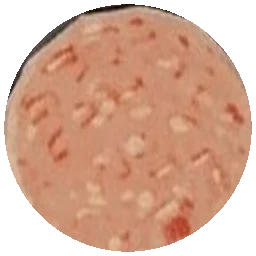
#> input picture jeon-game/assets/st_kimchi_1.webp, 256 x 256 px, given in place of 3.jpg, which was not available
$ python jeontex.py
#> lines starting #> are read from the running program, lines starting #| are printed output that depends on the picture
import numpy as np
from PIL import Image, ImageFilter
OUT='/home/user/traffic-event-prep/jeon-game/assets/'
im3=Image.open('images/3.jpg').convert('RGB'); im4=Image.open('images/4.jpg').convert('RGB')
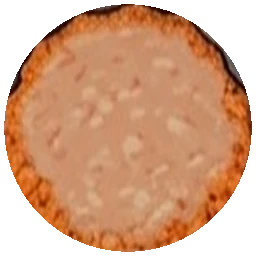
#> input picture jeon-game/assets/st_kimchi_2.webp, 256 x 256 px, given in place of 4.jpg, which was not available
S=256
yy,xx=np.mgrid[0:S,0:S]; rr=np.hypot(xx-(S-1)/2,yy-(S-1)/2)/((S-1)/2)
def unwarp(im,cx,cy,rx,ry,shrink=0.96):
    c=im.crop((cx-rx,cy-ry,cx+rx,cy+ry)).resize((S,S),Image.LANCZOS)
    a=np.array(c).astype(np.float32)
    return a
def save(a,name,mask=True):
    a=np.clip(a,0,255).astype(np.uint8)
    alpha=np.where(rr<=0.97,255,0).astype(np.uint8) if mask else np.full((S,S),255,np.uint8)
    Image.fromarray(np.dstack([a,alpha])).save(OUT+name,quality=88,method=6)
def lerp(a,c,t): return a*(1-t)+np.array(c,np.float32)*t
rng=np.random.default_rng(3)
def burnt(a):
    n=np.array(Image.fromarray(rng.integers(0,255,(32,32)).astype(np.uint8)).resize((S,S),Image.BICUBIC)).astype(np.float32)/255
    n=np.array(Image.fromarray((n*255).astype(np.uint8)).filter(ImageFilter.GaussianBlur(6))).astype(np.float32)/255
    m=np.clip((n-0.45)/0.12,0,1)[...,None]*0.85
    edge=np.clip((rr-0.6)/0.4,0,1)[...,None]*0.6
    m=np.clip(m+edge,0,0.92)
    d=a*np.array([0.45,0.36,0.3],np.float32)
    return d*(1-m)+np.array([26,24,22],np.float32)*m
def stages(fin):
    t1=lerp(fin,[236,214,200],0.72)
    edge=np.clip((rr-0.72)/0.2,0,1)[...,None]
    t2=lerp(fin,[234,212,196],0.6)*(1-edge)+lerp(fin,[214,128,58],0.45)*edge
    t3=lerp(fin,[226,160,80],0.38)
    return [t1,t2,t3,fin,burnt(fin)]
DISH={'haemul':(690,212,180,118),'buchu':(1152,205,150,104),'gamja':(230,585,178,108)}
for k,(cx,cy,rx,ry) in DISH.items():
    fin=unwarp(im3,cx,cy,rx,ry)
    for i,t in enumerate(stages(fin)): save(t,f'st_{k}_{i+1}.webp')
    save(fin,f'top_{k}.webp')
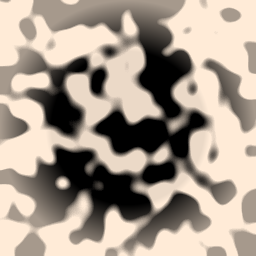
#> t: shape (256, 256, 3) float64; mean R, G, B 15.8, 14.6, 13.4; drawn with min black and max white
# 김치전: 단계 1~4는 이미지 4 그대로, 5는 태움
P=[(112,152,74,42),(390,152,76,42),(665,150,75,42),(940,150,77,44)]
for i,(cx,cy,rx,ry) in enumerate(P): save(unwarp(im4,cx,cy,rx,ry),f'st_kimchi_{i+1}.webp')
before=unwarp(im4,392,560,158,108)
save(before,'top_kimchi.webp'); save(burnt(before),'st_kimchi_5.webp')
#> in save (call 24), `a=np.clip(a,0,255).astype(np.uint8)`:
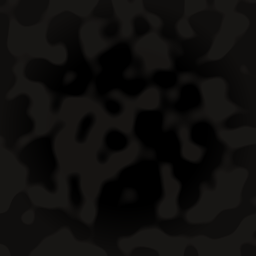
#> a: shape (256, 256, 3); mean of channels 0, 1, 2 14.2, 13.3, 12.1; drawn as R, G, B
# 호박전: 슬라이스 하나
sl=im3.crop((718,503,798,557)).resize((128,128),Image.LANCZOS); a=np.array(sl)
#> after `sl = im3.crop((718, 503, 798, 557)).resize((128, 128), Image.LANCZOS)`: sl: PIL image 128x128 RGB; every value is 0
y2,x2=np.mgrid[0:128,0:128]; r2=np.hypot(x2-63.5,y2-63.5)/63.5
Image.fromarray(np.dstack([a,np.where(r2<=0.96,255,0).astype(np.uint8)])).save(OUT+'top_hobak.webp',quality=88)
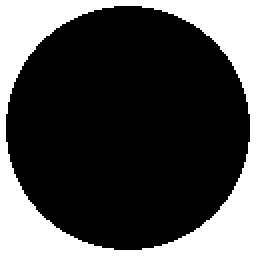
#> saved as top_hobak.webp: PIL image 128x128 RGBA (shown 2 times larger); mean R, G, B, A 0, 0, 0, 181.7; transparent parts drawn white
# 도감용 완성 접시 그림
for k,box in {'kimchi':(30,80,430,350),'haemul':(495,80,890,350),'buchu':(955,80,1350,345),'gamja':(30,460,430,725),'hobak':(485,455,890,725)}.items():
    im3.crop(box).save(OUT+f'dish_{k}.webp',quality=85)
#> this loop made 5 passes
#> pass 1, `im3.crop(box).save(OUT+f'dish_{k}.webp',quality=85)`:
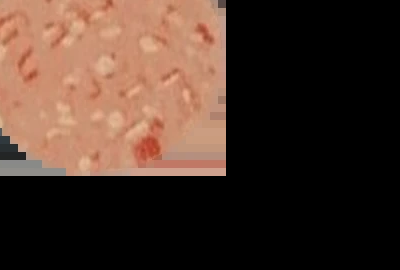
#> saved as dish_kimchi.webp: PIL image 400x270 RGB; mean R, G, B 73.2, 52.3, 42
# 확인용
prev=Image.new('RGB',(5*130,4*130),(120,120,120))
#> prev: PIL image 650x520 RGB; every value is 120
for r,k in enumerate(['kimchi','haemul','buchu','gamja']):
    for i in range(5):
        t=Image.open(OUT+f'st_{k}_{i+1}.webp').convert('RGBA').resize((128,128)); prev.paste(t,(i*130,r*130),t)
#> after `prev.paste(t, (i * 130, r * 130), t)`:
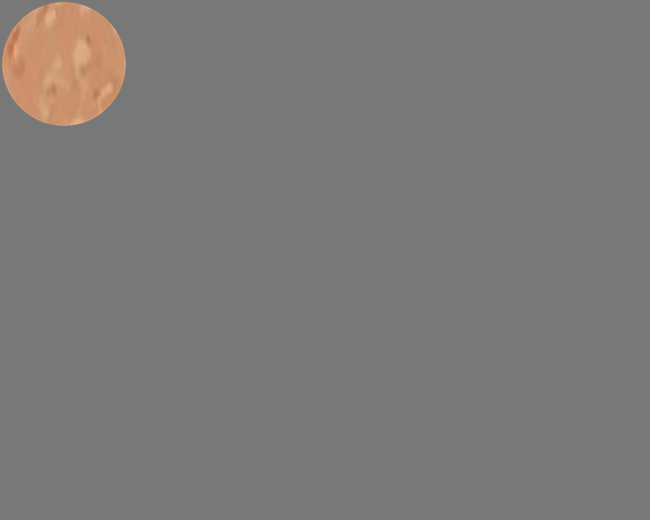
#> prev: PIL image 650x520 RGB; mean R, G, B 123, 121, 119.7
prev.save('scratchpad/stages_prev.png')
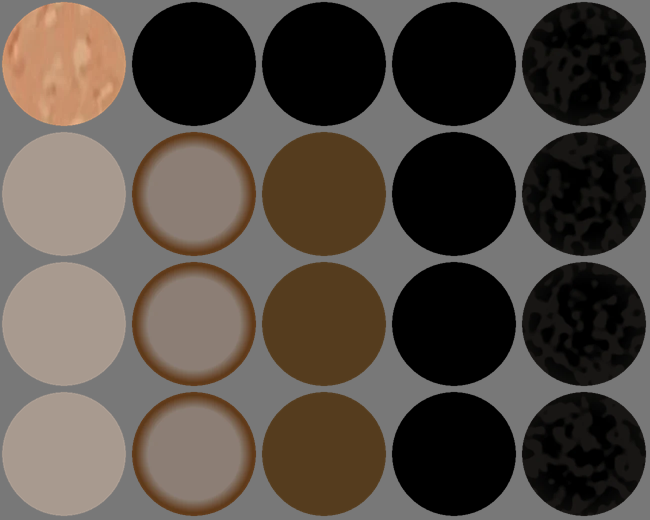
#> saved as stages_prev.png: PIL image 650x520 RGB; mean R, G, B 84.4, 75.9, 68.4
